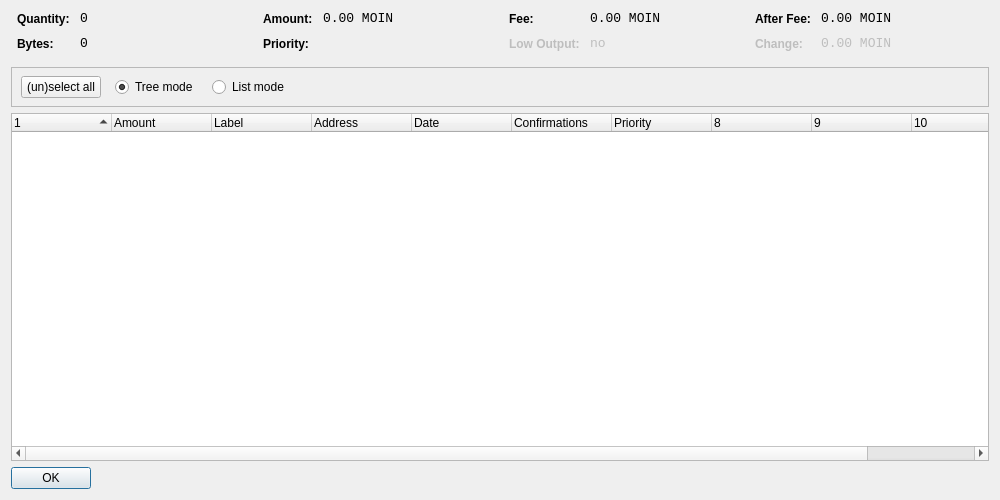
<?xml version="1.0" encoding="UTF-8"?>
<ui version="4.0">
 <class>CoinControlDialog</class>
 <widget class="QDialog" name="CoinControlDialog">
  <property name="geometry">
   <rect>
    <x>0</x>
    <y>0</y>
    <width>1000</width>
    <height>500</height>
   </rect>
  </property>
  <property name="windowTitle">
   <string>Coin Control</string>
  </property>
  <layout class="QVBoxLayout" name="verticalLayout">
   <item>
    <layout class="QHBoxLayout" name="horizontalLayoutTop" stretch="0,0,0,0">
     <property name="topMargin">
      <number>0</number>
     </property>
     <property name="bottomMargin">
      <number>10</number>
     </property>
     <item>
      <layout class="QFormLayout" name="formLayoutCoinControl1">
       <property name="horizontalSpacing">
        <number>10</number>
       </property>
       <property name="verticalSpacing">
        <number>10</number>
       </property>
       <property name="leftMargin">
        <number>6</number>
       </property>
       <property name="rightMargin">
        <number>6</number>
       </property>
       <item row="0" column="0">
        <widget class="QLabel" name="labelCoinControlQuantityText">
         <property name="styleSheet">
          <string notr="true">font-weight:bold;</string>
         </property>
         <property name="text">
          <string>Quantity:</string>
         </property>
        </widget>
       </item>
       <item row="0" column="1">
        <widget class="QLabel" name="labelCoinControlQuantity">
         <property name="font">
          <font>
           <family>Monospace</family>
           <pointsize>10</pointsize>
          </font>
         </property>
         <property name="cursor">
          <cursorShape>IBeamCursor</cursorShape>
         </property>
         <property name="contextMenuPolicy">
          <enum>Qt::ActionsContextMenu</enum>
         </property>
         <property name="text">
          <string notr="true">0</string>
         </property>
         <property name="textInteractionFlags">
          <set>Qt::LinksAccessibleByMouse|Qt::TextSelectableByKeyboard|Qt::TextSelectableByMouse</set>
         </property>
        </widget>
       </item>
       <item row="1" column="0">
        <widget class="QLabel" name="labelCoinControlBytesText">
         <property name="styleSheet">
          <string notr="true">font-weight:bold;</string>
         </property>
         <property name="text">
          <string>Bytes:</string>
         </property>
        </widget>
       </item>
       <item row="1" column="1">
        <widget class="QLabel" name="labelCoinControlBytes">
         <property name="font">
          <font>
           <family>Monospace</family>
           <pointsize>10</pointsize>
          </font>
         </property>
         <property name="cursor">
          <cursorShape>IBeamCursor</cursorShape>
         </property>
         <property name="contextMenuPolicy">
          <enum>Qt::ActionsContextMenu</enum>
         </property>
         <property name="text">
          <string notr="true">0</string>
         </property>
         <property name="textInteractionFlags">
          <set>Qt::LinksAccessibleByMouse|Qt::TextSelectableByKeyboard|Qt::TextSelectableByMouse</set>
         </property>
        </widget>
       </item>
      </layout>
     </item>
     <item>
      <layout class="QFormLayout" name="formLayoutCoinControl2">
       <property name="horizontalSpacing">
        <number>10</number>
       </property>
       <property name="verticalSpacing">
        <number>10</number>
       </property>
       <property name="leftMargin">
        <number>6</number>
       </property>
       <property name="rightMargin">
        <number>6</number>
       </property>
       <item row="0" column="0">
        <widget class="QLabel" name="labelCoinControlAmountText">
         <property name="styleSheet">
          <string notr="true">font-weight:bold;</string>
         </property>
         <property name="text">
          <string>Amount:</string>
         </property>
        </widget>
       </item>
       <item row="0" column="1">
        <widget class="QLabel" name="labelCoinControlAmount">
         <property name="font">
          <font>
           <family>Monospace</family>
           <pointsize>10</pointsize>
          </font>
         </property>
         <property name="cursor">
          <cursorShape>IBeamCursor</cursorShape>
         </property>
         <property name="contextMenuPolicy">
          <enum>Qt::ActionsContextMenu</enum>
         </property>
         <property name="text">
          <string notr="true">0.00 MOIN</string>
         </property>
         <property name="textInteractionFlags">
          <set>Qt::LinksAccessibleByMouse|Qt::TextSelectableByKeyboard|Qt::TextSelectableByMouse</set>
         </property>
        </widget>
       </item>
       <item row="1" column="0">
        <widget class="QLabel" name="labelCoinControlPriorityText">
         <property name="styleSheet">
          <string notr="true">font-weight:bold;</string>
         </property>
         <property name="text">
          <string>Priority:</string>
         </property>
        </widget>
       </item>
       <item row="1" column="1">
        <widget class="QLabel" name="labelCoinControlPriority">
         <property name="font">
          <font>
           <family>Monospace</family>
           <pointsize>10</pointsize>
          </font>
         </property>
         <property name="cursor">
          <cursorShape>IBeamCursor</cursorShape>
         </property>
         <property name="contextMenuPolicy">
          <enum>Qt::ActionsContextMenu</enum>
         </property>
         <property name="text">
          <string/>
         </property>
         <property name="textInteractionFlags">
          <set>Qt::LinksAccessibleByMouse|Qt::TextSelectableByKeyboard|Qt::TextSelectableByMouse</set>
         </property>
        </widget>
       </item>
      </layout>
     </item>
     <item>
      <layout class="QFormLayout" name="formLayoutCoinControl3">
       <property name="horizontalSpacing">
        <number>10</number>
       </property>
       <property name="verticalSpacing">
        <number>10</number>
       </property>
       <property name="leftMargin">
        <number>6</number>
       </property>
       <property name="rightMargin">
        <number>6</number>
       </property>
       <item row="0" column="0">
        <widget class="QLabel" name="labelCoinControlFeeText">
         <property name="styleSheet">
          <string notr="true">font-weight:bold;</string>
         </property>
         <property name="text">
          <string>Fee:</string>
         </property>
        </widget>
       </item>
       <item row="0" column="1">
        <widget class="QLabel" name="labelCoinControlFee">
         <property name="font">
          <font>
           <family>Monospace</family>
           <pointsize>10</pointsize>
          </font>
         </property>
         <property name="cursor">
          <cursorShape>IBeamCursor</cursorShape>
         </property>
         <property name="contextMenuPolicy">
          <enum>Qt::ActionsContextMenu</enum>
         </property>
         <property name="text">
          <string notr="true">0.00 MOIN</string>
         </property>
         <property name="textInteractionFlags">
          <set>Qt::LinksAccessibleByMouse|Qt::TextSelectableByKeyboard|Qt::TextSelectableByMouse</set>
         </property>
        </widget>
       </item>
       <item row="1" column="0">
        <widget class="QLabel" name="labelCoinControlLowOutputText">
         <property name="enabled">
          <bool>false</bool>
         </property>
         <property name="styleSheet">
          <string notr="true">font-weight:bold;</string>
         </property>
         <property name="text">
          <string>Low Output:</string>
         </property>
        </widget>
       </item>
       <item row="1" column="1">
        <widget class="QLabel" name="labelCoinControlLowOutput">
         <property name="enabled">
          <bool>false</bool>
         </property>
         <property name="font">
          <font>
           <family>Monospace</family>
           <pointsize>10</pointsize>
          </font>
         </property>
         <property name="cursor">
          <cursorShape>IBeamCursor</cursorShape>
         </property>
         <property name="contextMenuPolicy">
          <enum>Qt::ActionsContextMenu</enum>
         </property>
         <property name="text">
          <string notr="true">no</string>
         </property>
         <property name="textInteractionFlags">
          <set>Qt::LinksAccessibleByMouse|Qt::TextSelectableByKeyboard|Qt::TextSelectableByMouse</set>
         </property>
        </widget>
       </item>
      </layout>
     </item>
     <item>
      <layout class="QFormLayout" name="formLayoutCoinControl4">
       <property name="horizontalSpacing">
        <number>10</number>
       </property>
       <property name="verticalSpacing">
        <number>10</number>
       </property>
       <property name="leftMargin">
        <number>6</number>
       </property>
       <property name="rightMargin">
        <number>6</number>
       </property>
       <item row="0" column="0">
        <widget class="QLabel" name="labelCoinControlAfterFeeText">
         <property name="styleSheet">
          <string notr="true">font-weight:bold;</string>
         </property>
         <property name="text">
          <string>After Fee:</string>
         </property>
        </widget>
       </item>
       <item row="0" column="1">
        <widget class="QLabel" name="labelCoinControlAfterFee">
         <property name="font">
          <font>
           <family>Monospace</family>
           <pointsize>10</pointsize>
          </font>
         </property>
         <property name="cursor">
          <cursorShape>IBeamCursor</cursorShape>
         </property>
         <property name="contextMenuPolicy">
          <enum>Qt::ActionsContextMenu</enum>
         </property>
         <property name="text">
          <string notr="true">0.00 MOIN</string>
         </property>
         <property name="textInteractionFlags">
          <set>Qt::LinksAccessibleByMouse|Qt::TextSelectableByKeyboard|Qt::TextSelectableByMouse</set>
         </property>
        </widget>
       </item>
       <item row="1" column="0">
        <widget class="QLabel" name="labelCoinControlChangeText">
         <property name="enabled">
          <bool>false</bool>
         </property>
         <property name="styleSheet">
          <string notr="true">font-weight:bold;</string>
         </property>
         <property name="text">
          <string>Change:</string>
         </property>
        </widget>
       </item>
       <item row="1" column="1">
        <widget class="QLabel" name="labelCoinControlChange">
         <property name="enabled">
          <bool>false</bool>
         </property>
         <property name="font">
          <font>
           <family>Monospace</family>
           <pointsize>10</pointsize>
          </font>
         </property>
         <property name="cursor">
          <cursorShape>IBeamCursor</cursorShape>
         </property>
         <property name="contextMenuPolicy">
          <enum>Qt::ActionsContextMenu</enum>
         </property>
         <property name="text">
          <string notr="true">0.00 MOIN</string>
         </property>
         <property name="textInteractionFlags">
          <set>Qt::LinksAccessibleByMouse|Qt::TextSelectableByKeyboard|Qt::TextSelectableByMouse</set>
         </property>
        </widget>
       </item>
      </layout>
     </item>
    </layout>
   </item>
   <item>
    <widget class="QFrame" name="frame">
     <property name="minimumSize">
      <size>
       <width>0</width>
       <height>40</height>
      </size>
     </property>
     <property name="frameShape">
      <enum>QFrame::StyledPanel</enum>
     </property>
     <property name="frameShadow">
      <enum>QFrame::Sunken</enum>
     </property>
     <widget class="QWidget" name="horizontalLayoutWidget">
      <property name="geometry">
       <rect>
        <x>10</x>
        <y>0</y>
        <width>781</width>
        <height>41</height>
       </rect>
      </property>
      <layout class="QHBoxLayout" name="horizontalLayoutPanel" stretch="0,0,0,0,0">
       <property name="spacing">
        <number>14</number>
       </property>
       <item>
        <widget class="QPushButton" name="pushButtonSelectAll">
         <property name="sizePolicy">
          <sizepolicy hsizetype="Maximum" vsizetype="Fixed">
           <horstretch>0</horstretch>
           <verstretch>0</verstretch>
          </sizepolicy>
         </property>
         <property name="text">
          <string>(un)select all</string>
         </property>
        </widget>
       </item>
       <item>
        <widget class="QRadioButton" name="radioTreeMode">
         <property name="sizePolicy">
          <sizepolicy hsizetype="Maximum" vsizetype="Fixed">
           <horstretch>0</horstretch>
           <verstretch>0</verstretch>
          </sizepolicy>
         </property>
         <property name="text">
          <string>Tree mode</string>
         </property>
         <property name="checked">
          <bool>true</bool>
         </property>
        </widget>
       </item>
       <item>
        <widget class="QRadioButton" name="radioListMode">
         <property name="sizePolicy">
          <sizepolicy hsizetype="Maximum" vsizetype="Fixed">
           <horstretch>0</horstretch>
           <verstretch>0</verstretch>
          </sizepolicy>
         </property>
         <property name="text">
          <string>List mode</string>
         </property>
        </widget>
       </item>
       <item>
        <spacer name="horizontalSpacer">
         <property name="orientation">
          <enum>Qt::Horizontal</enum>
         </property>
         <property name="sizeHint" stdset="0">
          <size>
           <width>40</width>
           <height>20</height>
          </size>
         </property>
        </spacer>
       </item>
      </layout>
     </widget>
    </widget>
   </item>
   <item>
    <widget class="CoinControlTreeWidget" name="treeWidget">
     <property name="contextMenuPolicy">
      <enum>Qt::CustomContextMenu</enum>
     </property>
     <property name="sortingEnabled">
      <bool>false</bool>
     </property>
     <property name="columnCount">
      <number>11</number>
     </property>
     <attribute name="headerShowSortIndicator" stdset="0">
      <bool>true</bool>
     </attribute>
     <attribute name="headerStretchLastSection">
      <bool>false</bool>
     </attribute>
     <column>
      <property name="text">
       <string/>
      </property>
     </column>
     <column>
      <property name="text">
       <string>Amount</string>
      </property>
     </column>
     <column>
      <property name="text">
       <string>Label</string>
      </property>
     </column>
     <column>
      <property name="text">
       <string>Address</string>
      </property>
     </column>
     <column>
      <property name="text">
       <string>Date</string>
      </property>
     </column>
     <column>
      <property name="text">
       <string>Confirmations</string>
      </property>
      <property name="toolTip">
       <string>Confirmed</string>
      </property>
     </column>
     <column>
      <property name="text">
       <string>Priority</string>
      </property>
     </column>
     <column>
      <property name="text">
       <string/>
      </property>
     </column>
     <column>
      <property name="text">
       <string/>
      </property>
     </column>
     <column>
      <property name="text">
       <string/>
      </property>
     </column>
     <column>
      <property name="text">
       <string/>
      </property>
     </column>
    </widget>
   </item>
   <item>
    <widget class="QDialogButtonBox" name="buttonBox">
     <property name="sizePolicy">
      <sizepolicy hsizetype="Maximum" vsizetype="Fixed">
       <horstretch>0</horstretch>
       <verstretch>0</verstretch>
      </sizepolicy>
     </property>
     <property name="orientation">
      <enum>Qt::Horizontal</enum>
     </property>
     <property name="standardButtons">
      <set>QDialogButtonBox::Ok</set>
     </property>
    </widget>
   </item>
  </layout>
 </widget>
 <customwidgets>
  <customwidget>
   <class>CoinControlTreeWidget</class>
   <extends>QTreeWidget</extends>
   <header>coincontroltreewidget.h</header>
  </customwidget>
 </customwidgets>
 <resources/>
 <connections/>
</ui>
